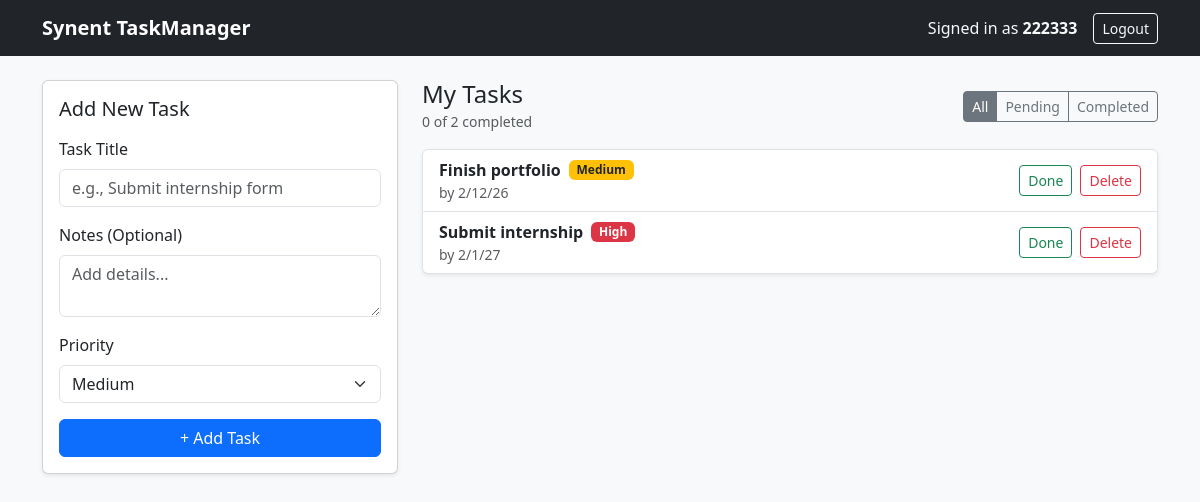
The page /dashboard (signed in) on the database its author committed.
### app.py (models this page shows)
class Task(db.Model):
    id = db.Column(db.Integer, primary_key=True)
    title = db.Column(db.String(150), nullable=False)
    description = db.Column(db.String(300), default="")
    priority = db.Column(db.String(20), default="Medium")
    completed = db.Column(db.Boolean, default=False)
    created_at = db.Column(db.DateTime, default=datetime.utcnow)
    user_id = db.Column(db.Integer, db.ForeignKey("user.id"), nullable=False)

### app.py (the view)
@app.route("/dashboard")
@login_required
def dashboard():
    status_filter = request.args.get("status", "all")
    query = Task.query.filter_by(user_id=session["user_id"])
    if status_filter == "pending":
        query = query.filter_by(completed=False)
    elif status_filter == "completed":
        query = query.filter_by(completed=True)
    tasks = query.order_by(Task.completed.asc(), Task.created_at.desc()).all()
    total_count = Task.query.filter_by(user_id=session["user_id"]).count()
    completed_count = Task.query.filter_by(user_id=session["user_id"], completed=True).count()
    return render_template(
        "dashboard.html",
        tasks=tasks,
        status_filter=status_filter,
        total_count=total_count,
        completed_count=completed_count,
    )

### app.py (called while the page is built)
def login_required(view_func):
    @wraps(view_func)
    def wrapped_view(*args, **kwargs):
        if "user_id" not in session:
            flash("Please log in to access your tasks.", "warning")
            return redirect(url_for("login"))
        return view_func(*args, **kwargs)
    return wrapped_view

### templates/dashboard.html (shortened to what this page needs)
{% extends "base.html" %}
{% block content %}
<div class="row g-4">
  <div class="col-md-4">
    <div class="card shadow-sm">
      <div class="card-body">
        <h5 class="card-title mb-3">Add New Task</h5>
        <form action="{{ url_for('add_task') }}" method="POST">
          <div class="mb-3">
            <label class="form-label">Task Title</label>
            <input type="text" name="title" class="form-control" placeholder="e.g., Submit internship form" required>
          </div>
          <div class="mb-3">
            <label class="form-label">Notes (Optional)</label>
            <textarea name="description" class="form-control" rows="2" placeholder="Add details..."></textarea>
          </div>
          <div class="mb-3">
            <label class="form-label">Priority</label>
            <select name="priority" class="form-select">
              <option value="Medium" selected>Medium</option>
            </select>
          </div>
          <button type="submit" class="btn btn-primary w-100">+ Add Task</button>
        </form>
      </div>
    </div>
  </div>
  <div class="col-md-8">
    <div class="d-flex justify-content-between align-items-center mb-3">
      <div>
        <h4 class="mb-0">My Tasks</h4>
        <small class="text-muted">{{ completed_count }} of {{ total_count }} completed</small>
      </div>
      <div class="btn-group btn-group-sm">
        <a href="{{ url_for('dashboard', status='all') }}" class="btn btn-outline-secondary {% if status_filter == 'all' %}active{% endif %}">All</a>
        <a href="{{ url_for('dashboard', status='pending') }}" class="btn btn-outline-secondary {% if status_filter == 'pending' %}active{% endif %}">Pending</a>
        <a href="{{ url_for('dashboard', status='completed') }}" class="btn btn-outline-secondary {% if status_filter == 'completed' %}active{% endif %}">Completed</a>
      </div>
    </div>
    {% if tasks %}
      <div class="list-group shadow-sm">
        {% for task in tasks %}
          <div class="list-group-item d-flex justify-content-between align-items-center">
            <div class="me-3">
              <div class="d-flex align-items-center gap-2">
                <strong class="{% if task.completed %}text-decoration-line-through text-muted{% endif %}">
                  {{ task.title }}
                </strong>
                {% if task.priority == 'High' %}
                  <span class="badge bg-danger">High</span>
                {% elif task.priority == 'Medium' %}
                  <span class="badge bg-warning text-dark">Medium</span>
                {% else %}
                  <span class="badge bg-info text-dark">Low</span>
                {% endif %}
              </div>
              {% if task.description %}
                <p class="mb-0 small text-muted">{{ task.description }}</p>
              {% endif %}
            </div>
            <div class="d-flex gap-2">
              <form action="{{ url_for('toggle_task', task_id=task.id) }}" method="POST">
                <button type="submit" class="btn btn-sm {% if task.completed %}btn-outline-warning{% else %}btn-outline-success{% endif %}">
                  {% if task.completed %}Undo{% else %}Done{% endif %}
                </button>
              </form>
              <form action="{{ url_for('delete_task', task_id=task.id) }}" method="POST">
                <button type="submit" class="btn btn-sm btn-outline-danger">Delete</button>
              </form>
            </div>
          </div>
        {% endfor %}
      </div>
    {% else %}
      <div class="card shadow-sm">
        <div class="card-body text-center text-muted py-5">
          No tasks found in this view. Add one on the left to get started!
        </div>
      </div>
    {% endif %}
  </div>
</div>
{% endblock %}

### templates/base.html (shortened to what this page needs)
<!DOCTYPE html>
<html lang="en">
<head>
  <link href="https://cdn.jsdelivr.net/npm/bootstrap@5.3.3/dist/css/bootstrap.min.css" rel="stylesheet">
</head>
<body class="bg-light">
  <nav class="navbar navbar-expand-lg navbar-dark bg-dark mb-4">
    <div class="container">
      <a class="navbar-brand fw-bold" href="{{ url_for('index') }}">Synent TaskManager</a>
      <div class="d-flex align-items-center">
        {% if session.get('username') %}
          <span class="text-light me-3">Signed in as <strong>{{ session['username'] }}</strong></span>
          <a href="{{ url_for('logout') }}" class="btn btn-outline-light btn-sm">Logout</a>
        {% else %}
          <a href="{{ url_for('login') }}" class="btn btn-outline-light btn-sm me-2">Login</a>
          <a href="{{ url_for('register') }}" class="btn btn-primary btn-sm">Register</a>
        {% endif %}
      </div>
    </div>
  </nav>
  <main class="container">
    {% block content %}{% endblock %}
  </main>
</body>
</html>

### rows shown on the page
Task: title "Finish portfolio", priority "Medium", description "by 2/12/26", completed "Done"
Task: title "Submit internship", priority "High", description "by 2/1/27", completed "Done"

### other values the page prints
{{ session['username'] }} "222333"
{{ completed_count }} "0"
{{ total_count }} "2"
